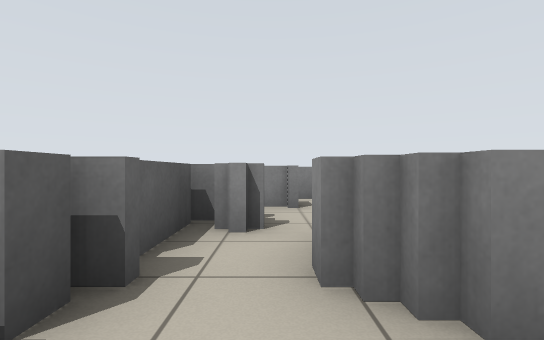
View 1 (above)

16 first-person views from a walk through a world built for the Player/Stage simulator. The camera is 0.72 m above the floor, looks level and sees 85° across. The lines on the ground mark 1 m squares. The floor is counted in squares, 1 m on a side. Each view is taken from the middle of a square. On the plan, view 1 faces up. The plan holds only what a view shows up to about 10 squares ahead; the rest is blank. The place goes on beyond the plan. Robots are left out.

View 2
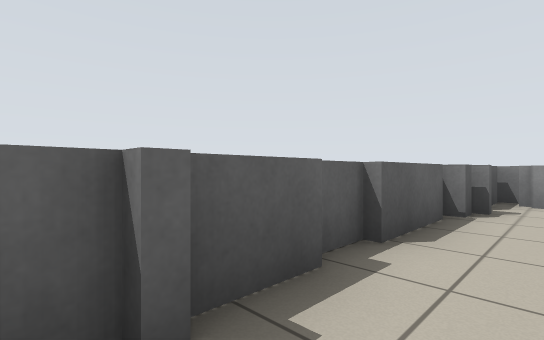

View 3
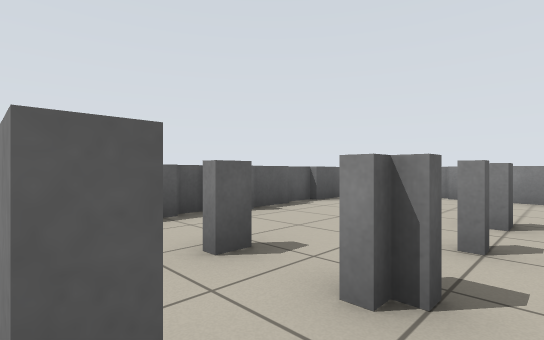

View 4
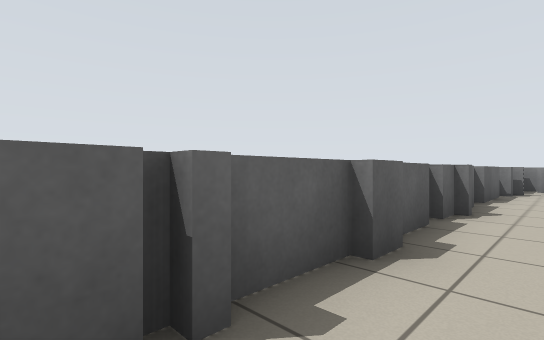

View 5
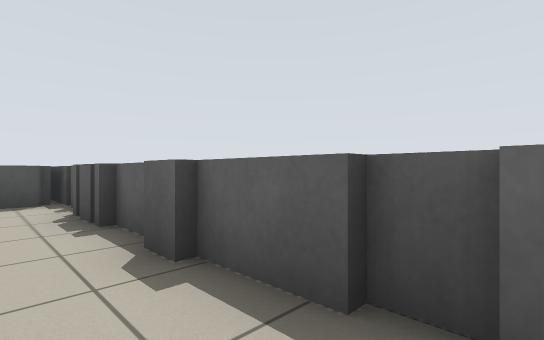

View 6
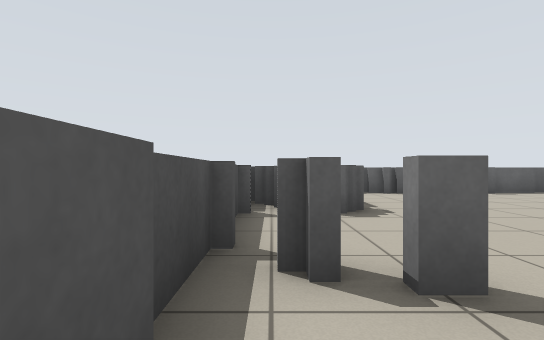

View 7
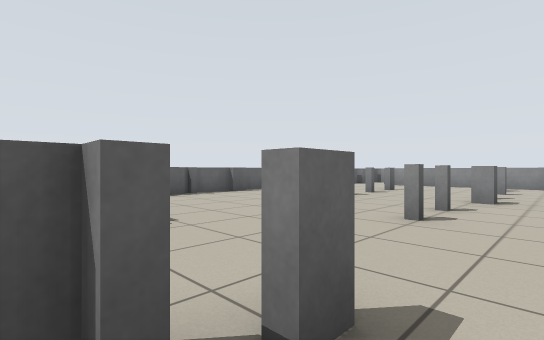

View 8
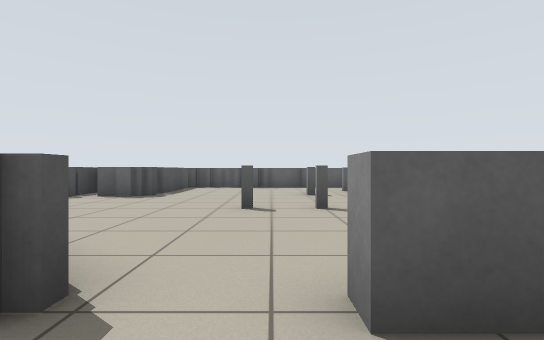

View 9
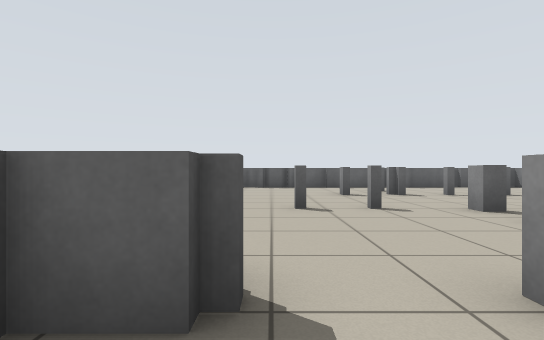

View 10
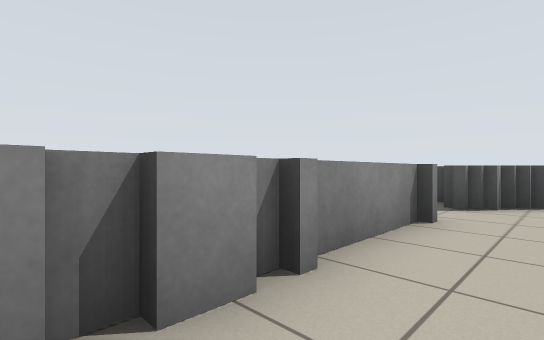

View 11
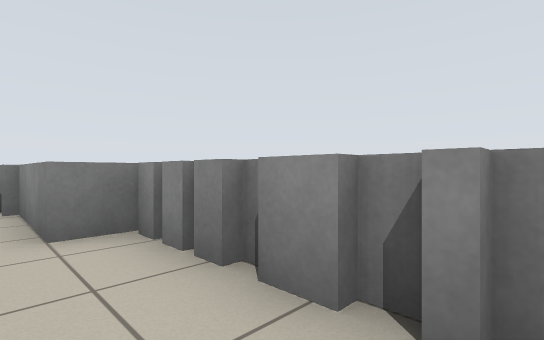

View 12
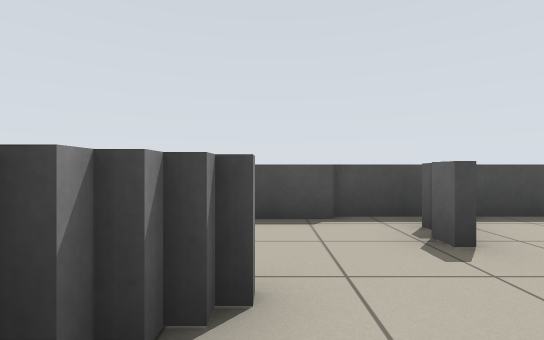

View 13
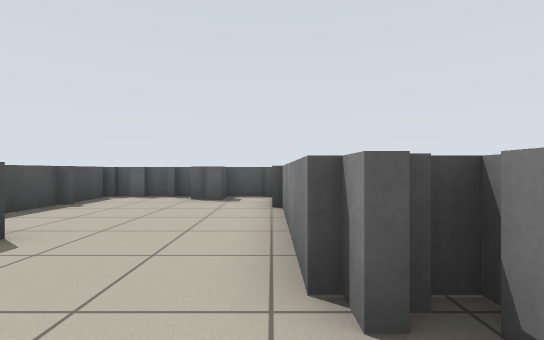

View 14
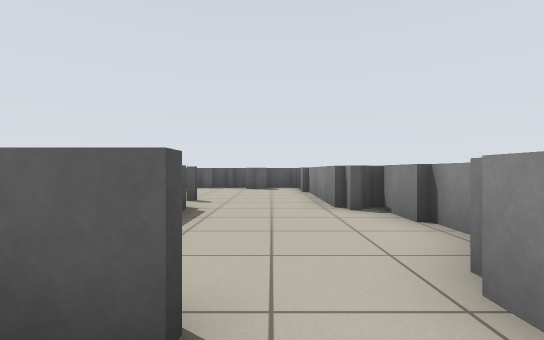

View 15
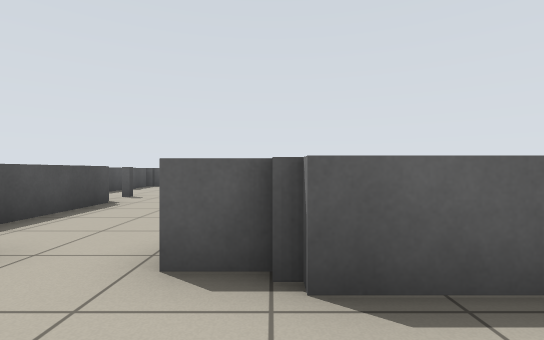

View 16
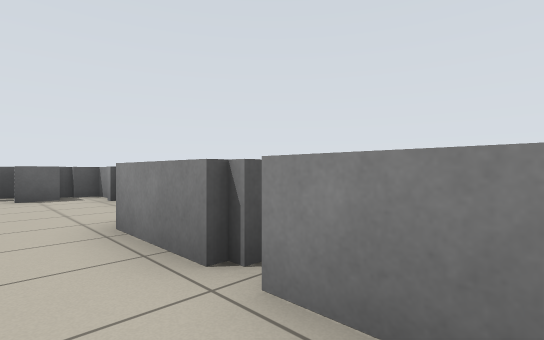

### Floor plan
Key: @ floor where view 1 was taken; # wall or solid block; . floor; = window, fence, low wall or low ledge.
Columns run from 2 left of view 1 to 12 right of it. Each row starts with its distance up from view 1.
 15             #
 14            #=.
 13       ##===#=..
 12 =#======....=.
 11 ===...........
 10 =#..........=
  9 ==....==###
  8 ==.=====###
  7 =#===..###=#
  6 =##.....====
  5 =#..........
  4 =#=.
  3 ==.==
  2 ==.#=     =#=
  1 =..===    =#=
  0 =.@...    .#
 -1 =.....    .#=
 -2 =...=. .= ..=
 -3 ==....... ..=
 -4 =...=...=...=
 -5 =..==...= ..=
 -6 ==..........=
 -7 =...=..=....=
 -8 =.............
 -9 ==.........=..
-10 =..........#.
-11 =.........===
-12 =####=..=.. =
-13 =###=...=.. ==
-14 =# ########==

Where each view was taken, in squares from view 1:
view 1: 0 up, 0 right, facing up
view 2: 4 down, 0 right, facing up-left
view 3: 7 down, 3 right, facing up-left
view 4: 9 down, 0 right, facing up-left
view 5: 4 down, 0 right, facing down-left
view 6: 13 down, 8 right, facing left
view 7: 13 down, 7 right, facing up-left
view 8: 8 down, 11 right, facing left
view 9: 9 down, 11 right, facing left
view 10: 3 down, 8 right, facing down-right
view 11: 5 down, 8 right, facing up-right
view 12: 9 down, 8 right, facing down
view 13: 12 up, 7 right, facing left
view 14: 11 up, 11 right, facing left
view 15: 13 up, 12 right, facing left
view 16: 5 up, 9 right, facing up-left
